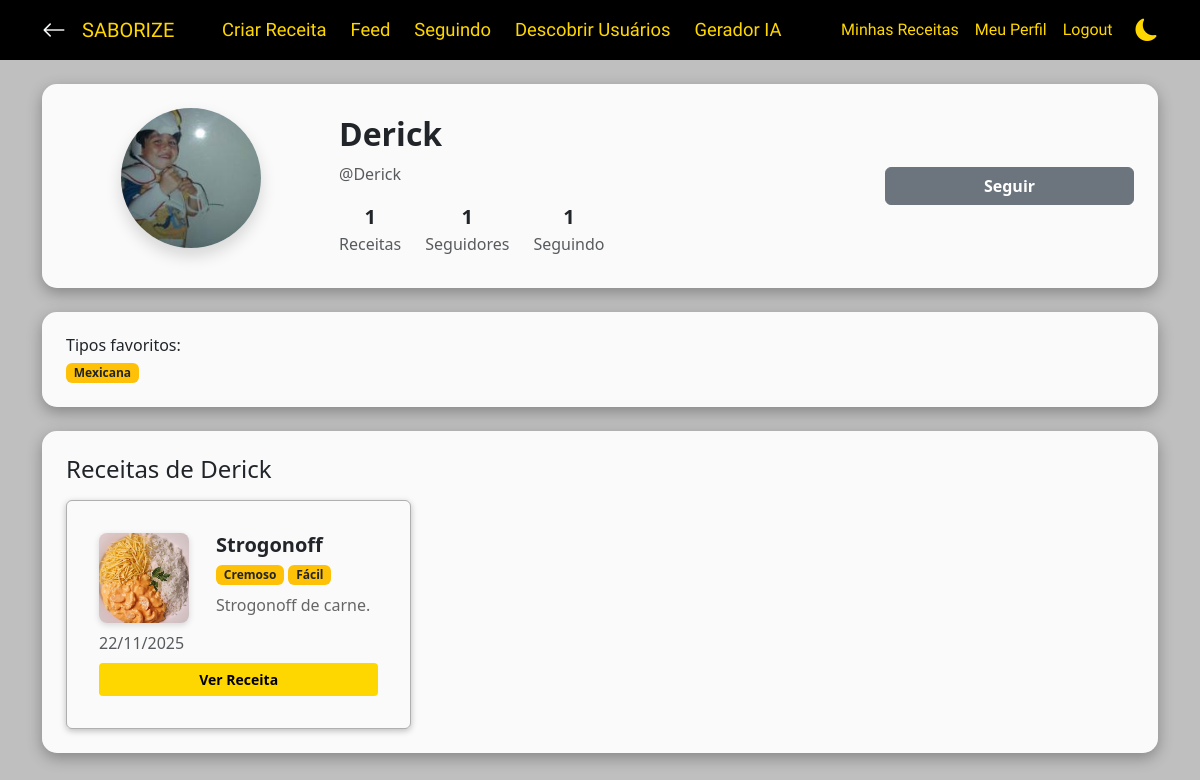
Page /perfil/Derick/ (signed in) on the committed database.
### autenticacao/models.py (models this page shows, shortened)
class User(AbstractUser):
    bio = models.TextField(max_length=500, blank=True, verbose_name="Biografia")
    foto_perfil = models.ImageField(upload_to='perfil/', default='perfil/default.jpg', blank=True)
    telefone = models.CharField(max_length=20, blank=True)
    data_nascimento = models.DateField(null=True, blank=True)
    cidade = models.CharField(max_length=100, blank=True)
    estado = models.CharField(max_length=50, blank=True)
    tags_favoritas = models.ManyToManyField(
        TagsReceita,
        blank=True,
        related_name='usuarios_favoritos',
        verbose_name="Tipos de receitas favoritas"
    )
    openai_api_key_encrypted = models.TextField(blank=True, null=True, verbose_name="OpenAI API Key (Encrypted)")
    criado_em = models.DateTimeField(auto_now_add=True)
    atualizado_em = models.DateTimeField(auto_now=True)
    @property
    def total_seguidores(self):
        return self.seguidores.count()
    @property
    def total_seguindo(self):
        return self.seguindo.count()
    @property
    def total_receitas(self):
        return self.receitas.count()

class TagsReceita(models.Model):
    nome = models.CharField(max_length=50, unique=True)
    descricao = models.CharField(max_length=200, blank=True)
    criada_em = models.DateTimeField(auto_now_add=True)
    class Meta:
        ordering = ['nome']
        verbose_name = 'Tag de Receita'
        verbose_name_plural = 'Tags de Receitas'

### receitas/models.py (models this page shows, shortened)
class Receita(models.Model):
    user = models.ForeignKey(User, on_delete=models.CASCADE, related_name='receitas')
    titulo = models.CharField(max_length=150)
    descricao = models.TextField(
        help_text="Descreva a receita em detalhes, incluindo ingredientes e modo de preparo."
    )
    ingredientes = models.TextField(
        help_text="Liste os ingredientes necessários para a receita."
    )
    passos = models.TextField(
        help_text="Descreva os passos para preparar a receita."
    )
    imagem = models.ImageField(
        upload_to='receitas/',
        null=True,
        blank=True,
        help_text="Imagem ilustrativa da receita (opcional)."
    )
    tags = models.ManyToManyField(
        TagsReceita,
        related_name='receitas',
        blank=True
    )
    publica = models.BooleanField(default=True, help_text="Receita visível no feed público")
    criada_em = models.DateTimeField(auto_now_add=True)
    atualizada_em = models.DateTimeField(auto_now=True)
    class Meta:
        ordering = ['-criada_em']
        verbose_name = 'Receita'
        verbose_name_plural = 'Receitas'
    @property
    def media_avaliacoes(self):
        avaliacoes = self.avaliacoes.all()
        if not avaliacoes:
            return 0
        return round(sum([av.nota for av in avaliacoes]) / len(avaliacoes), 1)

### autenticacao/views.py (the view)
# urls.py: path('perfil/', views.perfil, name="perfil"),
@login_required
def perfil(request, username=None):
    if username:
        user = get_object_or_404(User, username=username)
    else:
        user = request.user
    receitas_recentes = user.receitas.filter(publica=True)[:6]
    context = {
        'perfil_usuario': user,
        'receitas_recentes': receitas_recentes,
        'is_own_profile': user == request.user,
    }
    return render(request, 'autenticacao/perfil.html', context)

### autenticacao/templates/autenticacao/perfil.html (shortened to what this page needs)
{% extends 'base.html' %}
{% block content %}
<div class="container mt-4">
    <div class="card card-custom p-4 mb-4">
        <div class="row align-items-center">
            <div class="col-md-3 text-center mb-3">
                {% if perfil_usuario.foto_perfil %}
                    <img src="{{ perfil_usuario.foto_perfil.url }}" class="rounded-circle shadow"
                         style="width: 140px; height: 140px; object-fit: cover;">
                {% else %}
                    <div class="rounded-circle bg-secondary text-white d-flex justify-content-center align-items-center"
                         style="width: 140px; height: 140px;">
                        Sem foto
                    </div>
                {% endif %}
            </div>
            <div class="col-md-6">
                <h2 class="fw-bold">
                    {% if perfil_usuario.first_name or perfil_usuario.last_name %}
                        {{ perfil_usuario.first_name }} {{ perfil_usuario.last_name }}
                    {% else %}
                        {{ perfil_usuario.username }}
                    {% endif %}
                </h2>
                <p class="text-muted">@{{ perfil_usuario.username }}</p>
                <div class="d-flex gap-4 mt-3">
                    <div class="text-center">
                        <strong class="fs-5">{{ perfil_usuario.total_receitas }}</strong><br>
                        <span class="text-muted">Receitas</span>
                    </div>
                    <div class="text-center">
                        <strong class="fs-5">{{ perfil_usuario.total_seguidores }}</strong><br>
                        <span class="text-muted">Seguidores</span>
                    </div>
                    <div class="text-center">
                        <strong class="fs-5">{{ perfil_usuario.total_seguindo }}</strong><br>
                        <span class="text-muted">Seguindo</span>
                    </div>
                </div>
            </div>
            <div class="col-md-3 text-center">
                {% if is_own_profile %}
                    <a href="{% url 'editar_perfil' %}" class="btn btn-custom w-100 fw-bold">
                        Editar Perfil
                    </a>
                {% else %}
                    <button id="seguir-btn"
                            class="btn btn-secondary w-100 fw-bold"
                            onclick="toggleSeguirPerfil(this)"
                            data-user-id="{{ perfil_usuario.id }}">
                        Seguir
                    </button>
                {% endif %}
            </div>
        </div>
    </div>
    <div class="card card-custom p-4 mb-4">
        {% if perfil_usuario.tags_favoritas.all %}
            <h6>Tipos favoritos:</h6>
            <div class="d-flex flex-wrap gap-2">
                {% for tag in perfil_usuario.tags_favoritas.all %}
                    <span class="badge bg-warning text-dark">{{ tag.nome }}</span>
                {% endfor %}
            </div>
        {% endif %}
    </div>
    <div class="card card-custom p-4">
        <div class="d-flex justify-content-between align-items-center mb-3">
            <h4 class="m-0">
                {% if is_own_profile %}
                    Minhas Receitas
                {% else %}
                    Receitas de {{ perfil_usuario.username }}
                {% endif %}
            </h4>
        </div>
        {% if receitas_recentes %}
            <div class="row g-3">
                {% for receita in receitas_recentes %}
                    <div class="col-md-4">
                        <div class="card-receita rounded p-3 h-100">
                            <div class="card-body">
                                <div class="receita-row mb-2">
                                    {% if receita.imagem %}
                                        <img src="{{ receita.imagem.url }}" alt="Foto da receita" class="receita-img-small">
                                    {% else %}
                                        <img src="/static/img/sem_foto.png" alt="Sem foto" class="receita-img-small">
                                    {% endif %}
                                    <div class="receita-meta">
                                        <h5 class="fw-bold mb-1" style="margin:0; white-space: nowrap; overflow: hidden; text-overflow: ellipsis;">
                                            {{ receita.titulo }}
                                        </h5>
                                        <div class="mb-2">
                                            {% for tag in receita.tags.all %}
                                                <span class="badge bg-warning text-dark">{{ tag.nome }}</span>
                                            {% empty %}
                                                <span class="text-muted">Sem categoria</span>
                                            {% endfor %}
                                        </div>
                                        <p class="mb-1" style="margin:0; color: #666;">
                                            {{ receita.descricao|truncatewords:10 }}
                                        </p>
                                    </div>
                                </div>
                                <div class="d-flex justify-content-between align-items-center mb-2">
                                    <span class="text-muted">{{ receita.criada_em|date:"d/m/Y" }}</span>
                                </div>
                                <div class="card-actions">
                                    <a href="{% url 'ver_receita' receita.id %}" class="btn btn-custom btn-sm w-100 fw-bold">
                                        Ver Receita
                                    </a>
                                </div>
                            </div>
                        </div>
                    </div>
                {% endfor %}
            </div>
        {% endif %}
    </div>
</div>
{% endblock %}

### autenticacao/templates/autenticacao/perfil.html (style rules this page uses)
.receita-img-small { width: 90px; height: 90px; object-fit: cover; border-radius: 8px; margin-right: 15px; box-shadow: 0px 2px 6px rgba(0,0,0,0.15); background: #f2f2f2; }
.card-receita { transition: transform 0.2s ease, box-shadow 0.2s ease, border-color 0.2s ease; border: 1px solid rgba(0, 0, 0, 0.3) !important; box-shadow: 0px 2px 6px rgba(0, 0, 0, 0.25); height: 100%; display: flex; flex-direction: column; }
.card-receita .card-body { display: flex; flex-direction: column; flex: 1 1 auto; }
.card-receita .receita-row { display: flex; align-items: flex-start; gap: 12px; }
.card-receita .receita-meta { flex: 1 1 auto; min-width: 0; }
.card-receita .card-actions { margin-top: auto; display: flex; gap: 8px; }

### rows in the picture
User: foto_perfil (picture), username "Derick", total_receitas "1", total_seguidores "1", total_seguindo "1"
TagsReceita: nome "Mexicana"
Receita: imagem (picture), titulo "Strogonoff", descricao "Strogonoff de carne.", criada_em "22/11/2025"
TagsReceita: nome "Cremoso"
TagsReceita: nome "Fácil"
